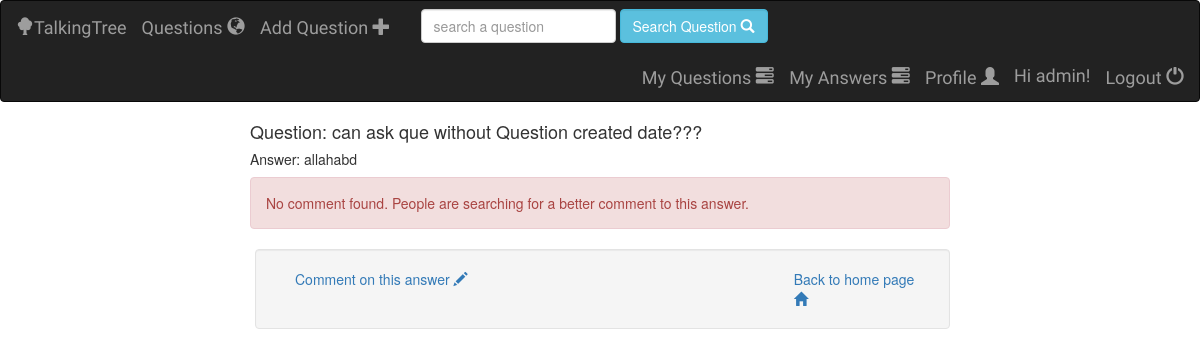
The app's page /talkingtree/questions/13/answers/16/comments/ (signed in), older data.
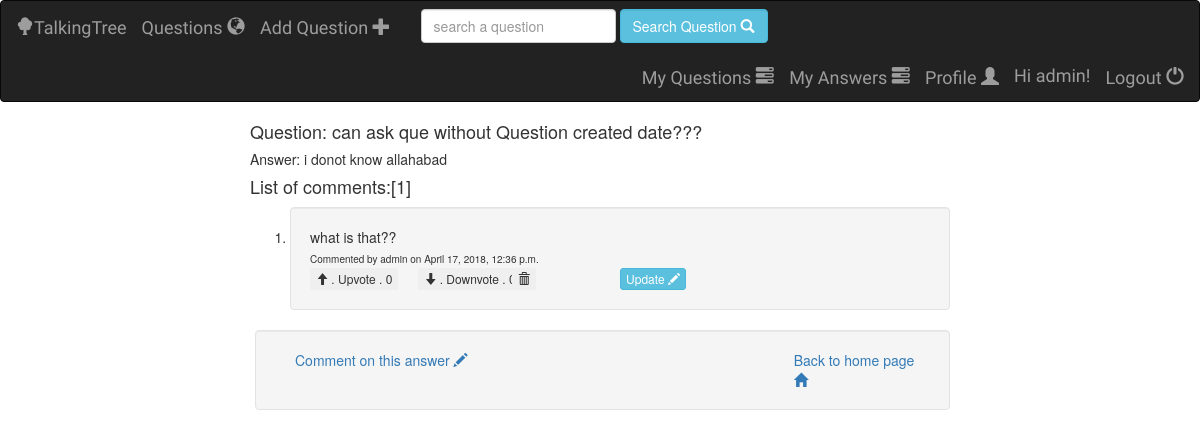
The same page, newer data.
### talkingtree/models.py (models this page shows, shortened)
class Answer(models.Model):
    question = models.ForeignKey(Question, on_delete=models.CASCADE)
    user = models.ForeignKey(User, on_delete=models.DO_NOTHING, default=None)
    answer_text = models.CharField(max_length=1023)
    created_date = models.DateTimeField(default=timezone.now())
    class Meta:
        ordering = ['-id']

class Comment(models.Model):
    answer = models.ForeignKey(Answer, on_delete=models.CASCADE)
    user = models.ForeignKey(User, on_delete=models.DO_NOTHING, null=True, blank=True)
    comment_text = models.CharField(null=False, blank=False, max_length=1023)
    created_date = models.DateTimeField(default=timezone.now())

### talkingtree/views/comment.py (the view)
# urls.py: url(r'^questions/(?P<question_id>[0-9]+)/answers/(?P<answer_id>[0-9]+)/comments/$', comment.comment, name='comment'),
def comment(request, question_id, answer_id):
    try:
        answer = Answer.objects.get(pk=answer_id)
        question = Question.objects.filter(answer__id=answer_id).first()
        comments = Comment.objects.filter(answer = answer)
        count_comment = answer.comment_set.count();
        comments_list = []
        for comment in comments:
            count_votecomment = Votecomment.objects.filter(vote=True, comment=comment).count()
            count_downvotecomment = Votecomment.objects.filter(vote=False, comment=comment).count()
            count_uservotecomment = None
            if request.user.is_authenticated:
                count_uservotecomment = Votecomment.objects.filter(user=request.user, comment=comment).count()
            if count_uservotecomment > 0:
                votecomment = Votecomment.objects.filter(user=request.user, comment=comment).first()
                comments_list.append(
                    {
                        'comment': comment,
                        'vote': votecomment.vote,
                        'count_upvotecomment': count_votecomment,
                        'count_downvotecomment': count_downvotecomment
                    }
                )
            else:
                comments_list.append(
                    {
                        'comment': comment,
                        'vote': None,
                        'count_upvotecomment': count_votecomment,
                        'count_downvotecomment': count_downvotecomment
                    }
                )
    except Question.DoesNotExist:
        raise Http404('comment Does not Exist.')
    return render(request, 'talkingtree/comment.html', {'question':question, 'answer' : answer,
                                                         'all_comment': comments_list, 'count_comment':count_comment,
                                                        })

### talkingtree/templates/talkingtree/comment.html (shortened to what the changed rows need)
 {% extends 'talkingtree/base.html' %}
 {%  block body %}
            <h4> Question: {{ question.question_text }}</h4>
    <h5> Answer: {{ answer.answer_text }}</h5>
    {% if all_comment %}
        <h4> List of comments:[{{ count_comment }}] </h4>
        <ol>
            {% for comment in all_comment %}
            <li>
            <div class="well">
                {{ comment.comment.comment_text }}
                <br>
               <span class="" style="font-size: x-small">
                   Commented by {{ comment.comment.user }} on   {{ comment.comment.created_date }}
               </span>
                <div class="row">
                    <div class="col-sm-2">
                        <form action="{% url 'talkingtree:upvotes_comment' comment.comment.id %}" method="post">
                            <button type="submit"
                                    {% if comment.vote == True %}
                                        class="btn btn-primary btn-xs"
                                    {% else %}
                                        class="btn btn-denser btn-xs"
                                    {% endif %}>
                                <span class="glyphicon glyphicon-arrow-up"></span>
                                 . Upvote . {{ comment.count_upvotecomment }}
                            </button>
                        </form>
                    </div>
                    <div class="col-sm-2">
                        <form action="{% url 'talkingtree:downvotes_comment' comment.comment.id %}" method="post">
                            <button type="submit"
                                    {% if comment.vote == False %}
                                        class="btn btn-primary btn-xs"
                                    {% else %}
                                        class="btn btn-denser btn-xs"
                                    {% endif %}>
                                <span class="glyphicon glyphicon-arrow-down"></span>
                                . Downvote . {{ comment.count_downvotecomment }}
                            </button>
                        </form>
                    </div>
                    {% if comment.comment.user == user %}
                    <div class="col-sm-2">
                        <div class="row">
                            <form method="POST" action="{% url 'talkingtree:delete-comment' question.id answer.id  comment.comment.id  %}">
                                <button type="submit" value="Delete" class="btn btn-dense btn-xs">
                                    <span  class="glyphicon glyphicon-trash" aria-hidden="true"> </span>
                                </button>
                            </form>
                        </div>
                    </div>
                    <div class="col-sm-2">
                        <div class="row">
                            <a href="{% url 'talkingtree:update-comment' question.id answer.id  comment.comment.id  %}" class="btn btn-info btn-xs">
                                Update
                                <span  class="glyphicon glyphicon-pencil" aria-hidden="true"> </span></a>
                        </div>
                    </div>
                    {% endif %}
                </div>
            </div>
            </li>
            {% endfor %}
        </ol>
        {% else %}
              <div class="alert alert-danger">
        No comment found. People are searching for a better comment to this answer.
       </div>
    {% endif %}
             <div class="well" style="margin-left: 5px">
             <div class="row" style="margin-left: 5px">
             </div>
            </div>
 {% endblock %}

Row changes from the older to the newer data that the page shows:
changed Answer: answer_text "allahabd" → "i donot know allahabad"
added Comment: comment.comment_text "what is that??", comment.user "admin", comment.created_date "April 17, 2018, 12:36 p.m.", count_upvotecomment "0", shows "Update"
Text that changed along with them:
{{ count_comment }}: (not shown) → "1"
text no longer shown: "No comment found. People are searching for a better comment to this answer."
text now shown: "List of comments:[ ]"
